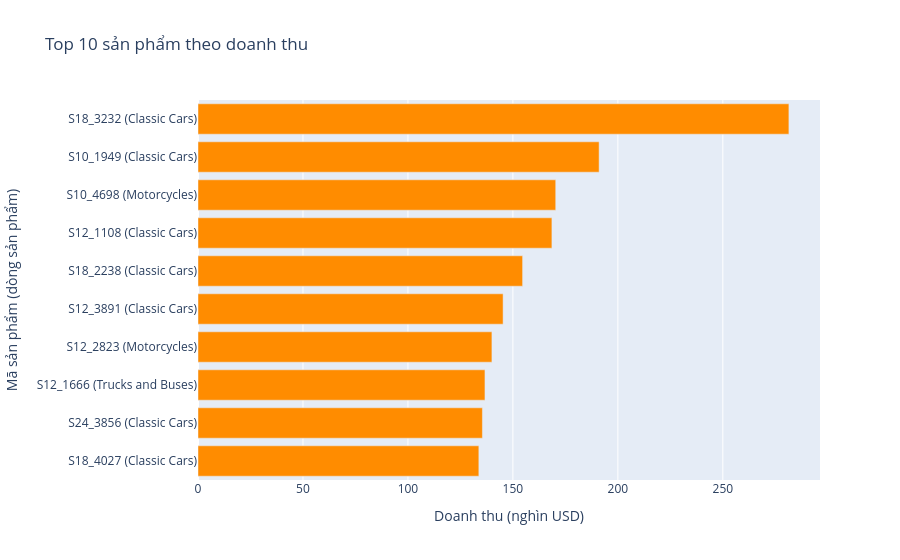

Notebook cell for this chart:
### Markdown cell above
## 3. Biểu đồ

### Code cell
fig = bieu_do.ve_top_san_pham(bang)
fig.show()

### Figure 1 — Plotly figure (JSON) as saved in the notebook; plotly's stock layout.template omitted (floating-point values rounded to 4 significant figures)
{"data": [{"hovertemplate": "Doanh thu (nghìn USD)=%{x}<br>Mã sản phẩm (dòng sản phẩm)=%{y}<extra></extra>", "legendgroup": "", "marker": {"color": "darkorange", "pattern": {"shape": ""}}, "name": "", "orientation": "h", "showlegend": false, "textposition": "auto", "type": "bar", "x": [133.8, 135.5, 136.7, 140.0, 145.3, 154.6, 168.6, 170.4, 191.1, 281.5], "xaxis": "x", "y": ["S18_4027 (Classic Cars)", "S24_3856 (Classic Cars)", "S12_1666 (Trucks and Buses)", "S12_2823 (Motorcycles)", "S12_3891 (Classic Cars)", "S18_2238 (Classic Cars)", "S12_1108 (Classic Cars)", "S10_4698 (Motorcycles)", "S10_1949 (Classic Cars)", "S18_3232 (Classic Cars)"], "yaxis": "y"}], "layout": {"barmode": "relative", "legend": {"tracegroupgap": 0}, "title": {"text": "Top 10 sản phẩm theo doanh thu"}, "xaxis": {"anchor": "y", "domain": [0.0, 1.0], "title": {"text": "Doanh thu (nghìn USD)"}}, "yaxis": {"anchor": "x", "domain": [0.0, 1.0], "title": {"text": "Mã sản phẩm (dòng sản phẩm)"}}}}
